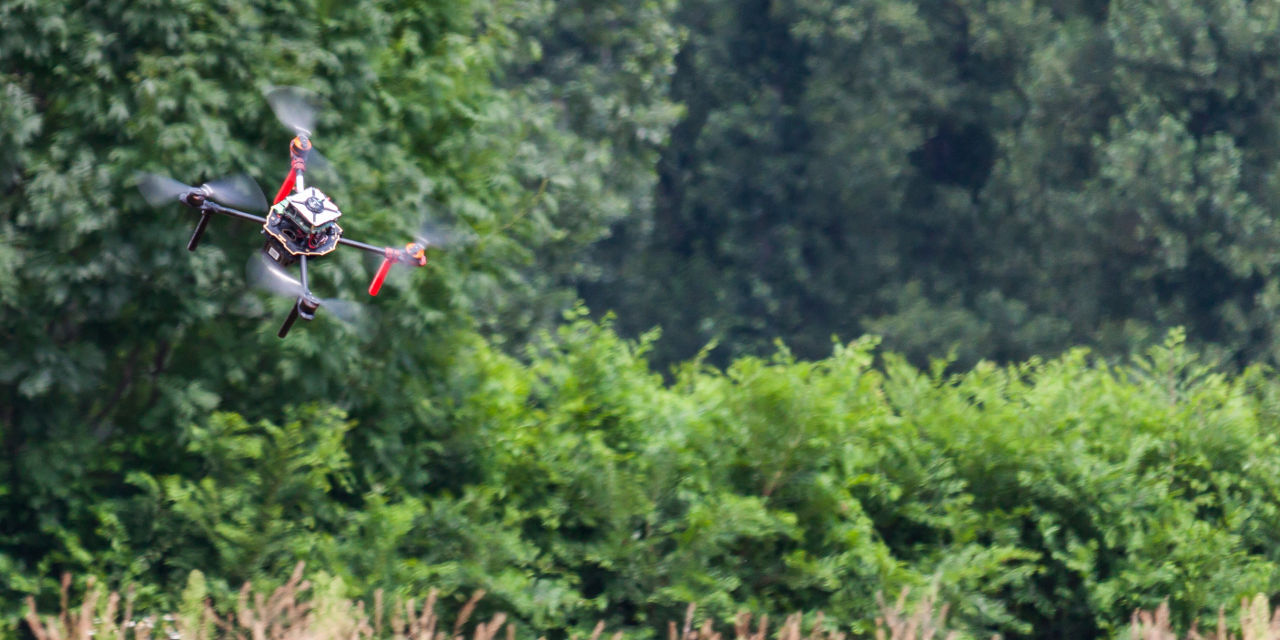
#> input picture fig/photos/uav1.jpg, 1280 x 640 px, given in place of binary_mask_eroded.png, which was not available
$ python script.py
#> lines starting #> are read from the running program, lines starting #| are printed output that depends on the picture; pictures that were not available may be replaced by others from this repository, and a replacement may not be noted
from PIL import Image

def upscale_image(input_path, output_path, size=(2000, 2000)):
#> called with input_path = 'binary_mask_eroded.png', output_path = 'binary_mask_eroded_upscale.png', size = (2000, 2000)
    img = Image.open(input_path)
#> img is the input picture: PIL image 1280x640 RGB; mean R, G, B 77.3, 100.4, 72.7
    img_upscaled = img.resize(size, resample=Image.Resampling.NEAREST)
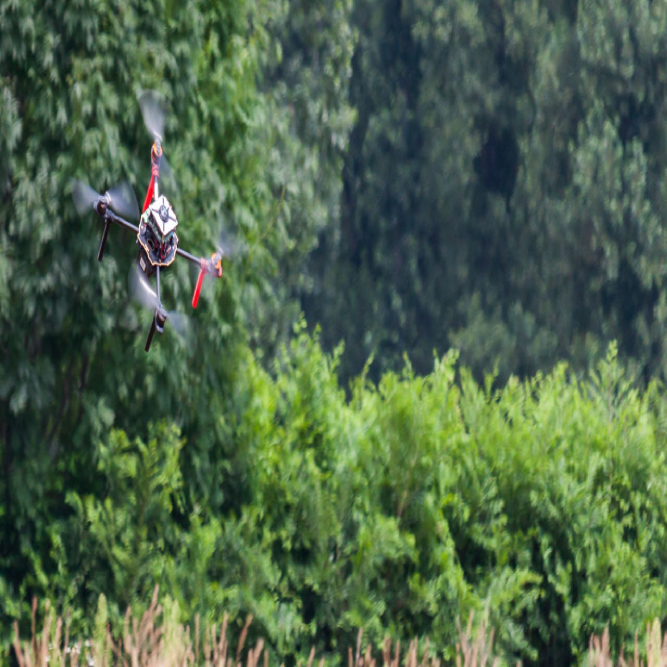
#> img_upscaled: PIL image 2000x2000 RGB (shown at 1/3 size); mean R, G, B 77.3, 100.4, 72.7
    img_upscaled.save(output_path)

# 3 vstupní obrázky
upscale_image("binary_mask_eroded.png", "binary_mask_eroded_upscale.png")
upscale_image("binary_mask_grown.png", "binary_mask_grown_upscale.png")
#> call 2 of upscale_image, with input_path = 'binary_mask_grown.png', output_path = 'binary_mask_grown_upscale.png', size = (2000, 2000)
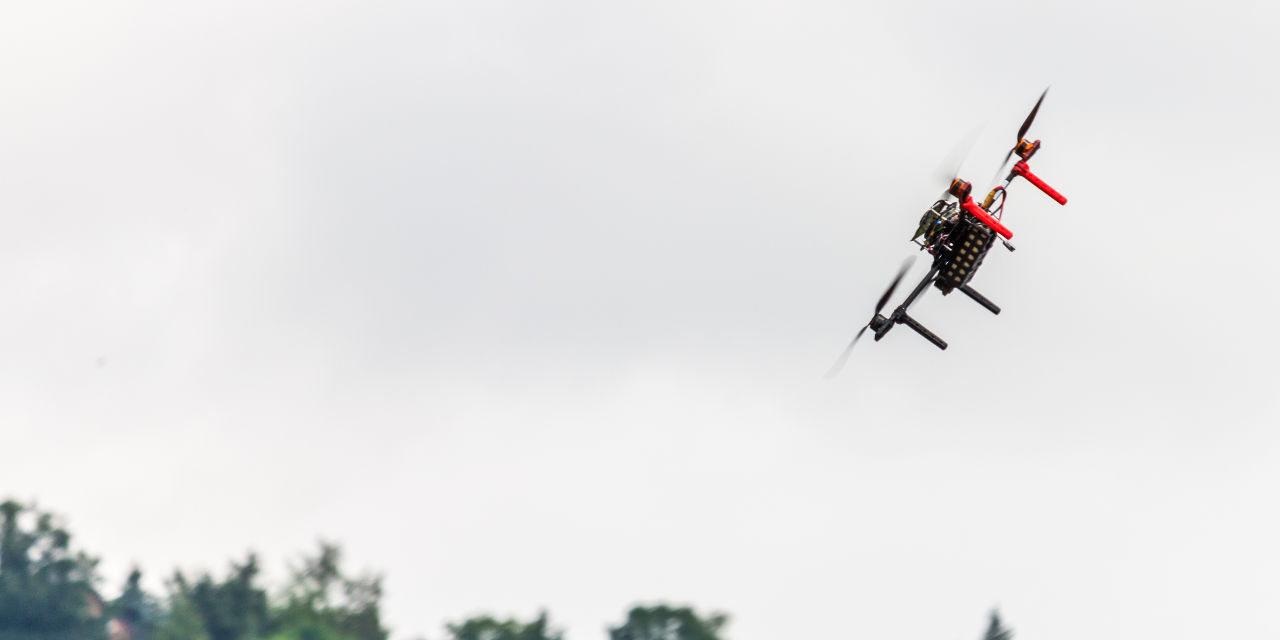
#> input picture fig/photos/uav2.jpg, 1280 x 640 px, given in place of binary_mask_grown.png, which was not available
#> in upscale_image, img is the input picture: PIL image 1280x640 RGB; mean R, G, B 228.9, 229, 229.4
#> in upscale_image (call 2), `img_upscaled = img.resize(size, resample=Image.Resampling.NEAREST)`:
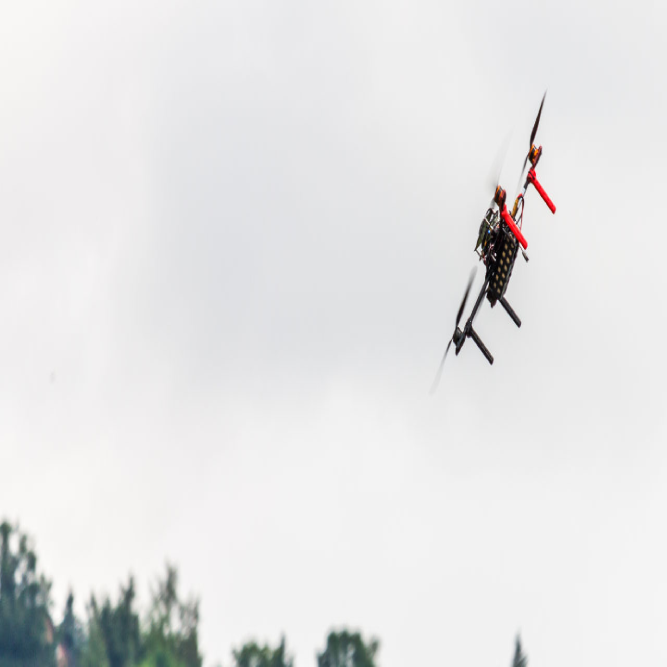
#> img_upscaled: PIL image 2000x2000 RGB (shown at 1/3 size); mean R, G, B 228.9, 229, 229.4
upscale_image("binary_mask_smooth.png", "binary_mask_smooth_upscale.png")
upscale_image("binary_mask.png", "binary_mask_upscale.png")
#> (the run stopped early here; a loop or call above may not have finished)
